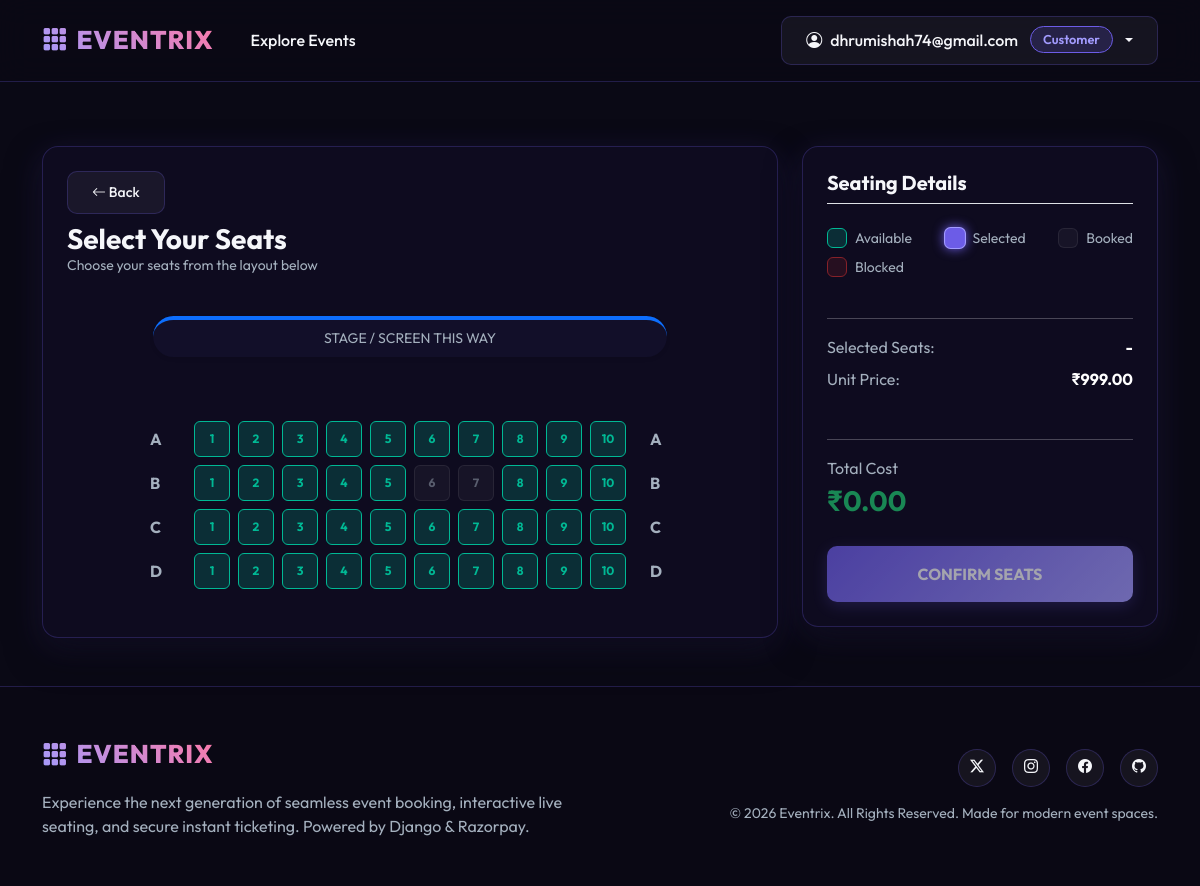
The app's page /event/2/select-seats/ (signed in) with its own data.
### accounts/models.py (models this page shows, shortened)
class User(AbstractUser):
    ROLE_CHOICES = (
        ('ADMIN', 'Admin'),
        ('ORGANIZER', 'Organizer'),
        ('CUSTOMER', 'Customer'),
    )
    role = models.CharField(max_length=15, choices=ROLE_CHOICES, default='CUSTOMER')
    is_approved_organizer = models.BooleanField(default=False)
    phone = models.CharField(max_length=15, blank=True, null=True)
    profile_picture = models.ImageField(upload_to='profiles/', blank=True, null=True)
    city = models.CharField(max_length=100, blank=True, null=True)
    created_at = models.DateTimeField(auto_now_add=True)
    @property
    def is_admin_role(self):
        return self.role == 'ADMIN' or self.is_superuser
    @property
    def is_organizer_role(self):
        return self.role == 'ORGANIZER'

### events/models.py (models this page shows, shortened)
class Seat(models.Model):
    STATUS_CHOICES = (
        ('AVAILABLE', 'Available'),
        ('BOOKED', 'Booked'),
        ('BLOCKED', 'Blocked'),
    )
    event = models.ForeignKey(Event, on_delete=models.CASCADE, related_name='seats')
    row_label = models.CharField(max_length=5) # e.g. 'A', 'B'
    seat_number = models.IntegerField()       # e.g. 1, 2, 3
    status = models.CharField(max_length=15, choices=STATUS_CHOICES, default='AVAILABLE')
    booked_by = models.ForeignKey(settings.AUTH_USER_MODEL, on_delete=models.SET_NULL, null=True, blank=True, related_name='reserved_seats')
    updated_at = models.DateTimeField(auto_now=True)
    class Meta:
        unique_together = ('event', 'row_label', 'seat_number')
        ordering = ['row_label', 'seat_number']

class Event(models.Model):
    CATEGORY_CHOICES = (
        ('MUSIC', 'Music'),
        ('COMEDY', 'Comedy'),
        ('THEATRE', 'Theatre & Arts'),
        ('SPORTS', 'Sports'),
        ('CONFERENCE', 'Conferences & Tech'),
        ('OTHER', 'Other'),
    )
    title = models.CharField(max_length=200)
    description = models.TextField()
    category = models.CharField(max_length=30, choices=CATEGORY_CHOICES, default='OTHER')
    city = models.CharField(max_length=100)
    venue = models.CharField(max_length=250)
    date_time = models.DateTimeField()
    ticket_price = models.DecimalField(max_digits=10, decimal_places=2)
    capacity = models.IntegerField()
    banner = models.ImageField(upload_to='event_banners/', blank=True, null=True)
    organizer = models.ForeignKey(settings.AUTH_USER_MODEL, on_delete=models.CASCADE, related_name='organized_events')
    is_published = models.BooleanField(default=False)
    is_approved = models.BooleanField(default=False)
    created_at = models.DateTimeField(auto_now_add=True)
    updated_at = models.DateTimeField(auto_now=True)

### events/views.py (the view, shortened to what this page needs)
# urls.py: path('event/<int:event_id>/select-seats/', views.select_seats_view, name='select_seats'),
@login_required
def select_seats_view(request, event_id):
    event = get_object_or_404(Event, id=event_id, is_approved=True, is_published=True)
    seats = event.seats.all()
    grouped_seats = {}
    for seat in seats:
        if seat.row_label not in grouped_seats:
            grouped_seats[seat.row_label] = []
        grouped_seats[seat.row_label].append(seat)
    context = {
        'event': event,
        'grouped_seats': grouped_seats,
        'total_seats': seats.count(),
        'available_seats': seats.filter(status='AVAILABLE').count(),
        'booked_seats': seats.filter(status='BOOKED').count(),
        'blocked_seats': seats.filter(status='BLOCKED').count()
    }
    return render(request, 'events/select_seats.html', context)

### templates/events/select_seats.html (shortened to what this page needs)
{% extends 'base.html' %}
{% block content %}
<div class="container py-5">
    <div class="row g-4">
        <div class="col-lg-8">
            <div class="card card-glass p-4 text-center">
                <div class="d-flex justify-content-between align-items-center mb-4 text-start">
                    <div>
                        <a href="{% url 'event_detail' event.id %}" class="btn btn-glass btn-sm mb-2"><i class="bi bi-arrow-left"></i> Back</a>
                        <h3 class="fw-bold mb-0">Select Your Seats</h3>
                        <p class="text-muted small">Choose your seats from the layout below</p>
                    </div>
                </div>
                <div class="w-75 mx-auto py-2 mb-5 rounded-pill border-top border-4 border-primary text-muted small shadow-sm" style="background: rgba(108, 92, 231, 0.05);">
                    STAGE / SCREEN THIS WAY
                </div>
                <form id="seatsForm" method="POST">
                    <div class="seat-grid-container overflow-auto py-3">
                        <div class="d-inline-block text-start" style="min-width: 100%;">
                            {% for row_label, seat_list in grouped_seats.items %}
                                <div class="d-flex align-items-center justify-content-center mb-2 gap-2">
                                    <span class="text-muted fw-bold me-3" style="width: 20px;">{{ row_label }}</span>
                                    {% for seat in seat_list %}
                                        <div class="seat-item {% if seat.status == 'AVAILABLE' %}available{% elif seat.status == 'BOOKED' %}booked{% else %}blocked{% endif %}"
                                             data-id="{{ seat.id }}"
                                             data-label="{{ row_label }}{{ seat.seat_number }}"
                                             {% if seat.status != 'AVAILABLE' %}style="pointer-events: none;"{% endif %}>
                                            {{ seat.seat_number }}
                                        </div>
                                    {% endfor %}
                                    <span class="text-muted fw-bold ms-3" style="width: 20px;">{{ row_label }}</span>
                                </div>
                            {% endfor %}
                        </div>
                    </div>
                </form>
            </div>
        </div>
        <div class="col-lg-4">
            <div class="card card-glass p-4 sticky-top" style="top: 100px; z-index: 10;">
                <h5 class="fw-bold mb-4 border-bottom border-glass pb-2">Seating Details</h5>
                <div class="d-flex justify-content-between mb-4 flex-wrap gap-2 text-start">
                    <div class="d-flex align-items-center gap-2">
                        <span class="seat-item available" style="width: 20px; height: 20px; font-size: 0.6rem; pointer-events: none;"></span>
                        <span class="text-muted small">Available</span>
                    </div>
                    <div class="d-flex align-items-center gap-2">
                        <span class="seat-item selected" style="width: 20px; height: 20px; font-size: 0.6rem; pointer-events: none;"></span>
                        <span class="text-muted small">Selected</span>
                    </div>
                    <div class="d-flex align-items-center gap-2">
                        <span class="seat-item booked" style="width: 20px; height: 20px; font-size: 0.6rem; pointer-events: none;"></span>
                        <span class="text-muted small">Booked</span>
                    </div>
                    <div class="d-flex align-items-center gap-2">
                        <span class="seat-item blocked" style="width: 20px; height: 20px; font-size: 0.6rem; pointer-events: none;"></span>
                        <span class="text-muted small">Blocked</span>
                    </div>
                </div>
                <hr class="border-glass my-3">
                <div class="mb-4">
                    <div class="d-flex justify-content-between mb-2">
                        <span class="text-muted">Selected Seats:</span>
                        <span id="selectedSeatsList" class="fw-bold text-white">-</span>
                    </div>
                    <div class="d-flex justify-content-between mb-2">
                        <span class="text-muted">Unit Price:</span>
                        <span class="fw-bold text-white">₹{{ event.ticket_price }}</span>
                    </div>
                </div>
                <hr class="border-glass my-3">
                <div class="d-flex justify-content-between align-items-center mb-4">
                    <div>
                        <span class="text-muted d-block">Total Cost</span>
                        <span class="fs-3 fw-bold text-success">₹<span id="totalAmount">0.00</span></span>
                    </div>
                </div>
                <button type="button" id="confirmBookingBtn" class="btn btn-grad-primary w-100 py-3 text-uppercase fw-bold" disabled>Confirm Seats</button>
            </div>
        </div>
    </div>
</div>
{% endblock %}

### templates/base.html (shortened to what this page needs)
{% load static %}
<!DOCTYPE html>
<html lang="en">
<head>
    <link href="https://cdn.jsdelivr.net/npm/bootstrap@5.3.2/dist/css/style.css" rel="stylesheet">
    <link href="https://cdn.jsdelivr.net/npm/bootstrap@5.3.2/dist/css/bootstrap.min.css" rel="stylesheet">
    <link rel="stylesheet" href="https://cdn.jsdelivr.net/npm/bootstrap-icons@1.11.1/font/bootstrap-icons.css">
    <link rel="stylesheet" href="{% static 'css/style.css' %}">
</head>
<body>
    <nav class="navbar navbar-expand-lg navbar-dark navbar-glass sticky-top py-3">
        <div class="container">
            <a class="navbar-brand d-flex align-items-center gap-2" href="{% url 'home' %}">
                <i class="bi bi-grid-3x3-gap-fill text-primary-light"></i>
                <span>EVENTRIX</span>
            </a>
            <div class="collapse navbar-collapse" id="navbarNav">
                <ul class="navbar-nav me-auto mb-2 mb-lg-0">
                    <li class="nav-item">
                        <a class="nav-link {% if request.resolver_match.url_name == 'home' %}active{% endif %}" href="{% url 'home' %}">Explore Events</a>
                    </li>
                </ul>
                <div class="d-flex align-items-center gap-2">
                    {% if user.is_authenticated %}
                        <div class="dropdown">
                            <button class="btn btn-glass dropdown-toggle d-flex align-items-center gap-2" type="button" id="userDropdown" data-bs-toggle="dropdown" aria-expanded="false">
                                {% if user.profile_picture %}
                                    <img src="{{ user.profile_picture.url }}" alt="Profile" class="rounded-circle" style="width: 24px; height: 24px; object-fit: cover;">
                                {% else %}
                                    <i class="bi bi-person-circle"></i>
                                {% endif %}
                                <span>{{ user.username }}</span>
                                {% if user.is_admin_role %}
                                    <span class="badge badge-role badge-admin ms-1">Admin</span>
                                {% elif user.is_organizer_role %}
                                    <span class="badge badge-role badge-organizer ms-1">Organizer</span>
                                {% else %}
                                    <span class="badge badge-role badge-customer ms-1">Customer</span>
                                {% endif %}
                            </button>
                        </div>
                    {% else %}
                        <a href="{% url 'login' %}" class="btn btn-glass">Login</a>
                        <a href="{% url 'register' %}" class="btn btn-grad-primary">Register</a>
                    {% endif %}
                </div>
            </div>
        </div>
    </nav>
    <main class="flex-grow-1">
        {% block content %}{% endblock %}
    </main>
    <footer class="py-5 text-center text-md-start">
        <div class="container">
            <div class="row g-4 align-items-center">
                <div class="col-md-6 text-center text-md-start">
                    <a class="navbar-brand d-inline-flex align-items-center gap-2 mb-3" href="{% url 'home' %}">
                        <i class="bi bi-grid-3x3-gap-fill text-primary-light"></i>
                        <span>EVENTRIX</span>
                    </a>
                    <p class="text-muted mb-0">Experience the next generation of seamless event booking, interactive live seating, and secure instant ticketing. Powered by Django & Razorpay.</p>
                </div>
                <div class="col-md-6 text-center text-md-end">
                    <div class="d-flex justify-content-center justify-content-md-end gap-3 mb-3">
                        <a href="#" class="btn btn-glass btn-sm rounded-circle" style="width: 38px; height: 38px; padding: 6px;"><i class="bi bi-twitter-x"></i></a>
                        <a href="#" class="btn btn-glass btn-sm rounded-circle" style="width: 38px; height: 38px; padding: 6px;"><i class="bi bi-instagram"></i></a>
                        <a href="#" class="btn btn-glass btn-sm rounded-circle" style="width: 38px; height: 38px; padding: 6px;"><i class="bi bi-facebook"></i></a>
                        <a href="#" class="btn btn-glass btn-sm rounded-circle" style="width: 38px; height: 38px; padding: 6px;"><i class="bi bi-github"></i></a>
                    </div>
                    <p class="text-muted small mb-0">&copy; 2026 Eventrix. All Rights Reserved. Made for modern event spaces.</p>
                </div>
            </div>
        </div>
    </footer>
</body>
</html>

### records on screen
User: username "dhrumishah74@gmail.com"
Seat: row_label "A", seat_number "1"
Seat: seat_number "2"
Seat: seat_number "3"
Seat: seat_number "4"
Seat: seat_number "5"
Seat: seat_number "6"
Seat: seat_number "7"
Seat: seat_number "8"
Seat: seat_number "9"
Seat: seat_number "10"
Seat: row_label "B", seat_number "1"
Seat: seat_number "2"
Seat: seat_number "3"
Seat: seat_number "4"
Seat: seat_number "5"
Seat: seat_number "6"
Seat: seat_number "7"
Seat: seat_number "8"
Seat: seat_number "9"
Seat: seat_number "10"
Seat: row_label "C", seat_number "1"
Seat: seat_number "2"
Seat: seat_number "3"
Seat: seat_number "4"
Seat: seat_number "5"
Seat: seat_number "6"
Seat: seat_number "7"
Seat: seat_number "8"
Seat: seat_number "9"
Seat: seat_number "10"
Seat: row_label "D", seat_number "1"
Seat: seat_number "2"
Seat: seat_number "3"
Seat: seat_number "4"
Seat: seat_number "5"
Seat: seat_number "6"
Seat: seat_number "7"
Seat: seat_number "8"
Seat: seat_number "9"
Seat: seat_number "10"
Event: ticket_price "999.00"
